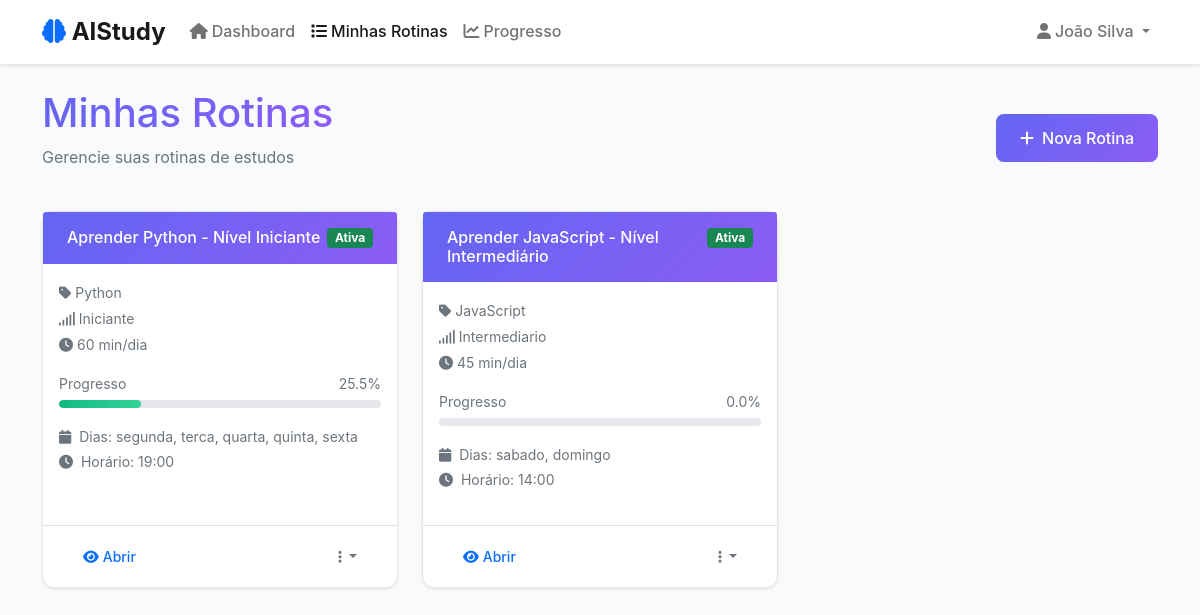
/rotinas.php (signed in), run on the app's committed database.
### tables this page shows
CREATE TABLE routines (
    id INT AUTO_INCREMENT PRIMARY KEY,
    user_id INT NOT NULL,
    titulo VARCHAR(200) NOT NULL,
    tema VARCHAR(100) NOT NULL,
    nivel ENUM('iniciante', 'intermediario', 'avancado') NOT NULL,
    tempo_diario INT NOT NULL COMMENT 'em minutos',
    dias_disponiveis JSON NOT NULL COMMENT 'array de dias da semana',
    horario_disponivel TIME NOT NULL,
    progresso DECIMAL(5,2) DEFAULT 0.00,
    status ENUM('ativa', 'pausada', 'concluida') DEFAULT 'ativa',
    data_inicio DATE DEFAULT NULL,
    data_fim DATE DEFAULT NULL,
    created_at TIMESTAMP DEFAULT CURRENT_TIMESTAMP,
    updated_at TIMESTAMP DEFAULT CURRENT_TIMESTAMP ON UPDATE CURRENT_TIMESTAMP,
    FOREIGN KEY (user_id) REFERENCES users(id) ON DELETE CASCADE
);

### includes/session.php (called while the page is built, shortened)
<?php
function isLoggedIn() {
    return isset($_SESSION['user_id']) && !empty($_SESSION['user_id']);
}
function getCurrentUser() {
    return [
        'id' => $_SESSION['user_id'],
        'nome' => $_SESSION['user_nome'],
        'email' => $_SESSION['user_email']
    ];
}
?>

### classes/Routine.php (called while the page is built, shortened)
<?php
class Routine {
    private $conn;
    private $table_name = "routines";
    public function __construct($db) {
        $this->conn = $db;
    }
    public function getUserRoutines($user_id) {
        $query = "SELECT * FROM " . $this->table_name . "
                  WHERE user_id = :user_id
                  ORDER BY created_at DESC";
        $stmt = $this->conn->prepare($query);
        $stmt->bindParam(":user_id", $user_id);
        $stmt->execute();
        return $stmt->fetchAll(PDO::FETCH_ASSOC);
    }
}
?>

### rotinas.php (the view, shortened to what this page needs)
<?php
require_once 'classes/Routine.php';
require_once 'includes/session.php';
$user = getCurrentUser();
$database = new Database();
$db = $database->getConnection();
$routine = new Routine($db);
$routines = $routine->getUserRoutines($user['id']);
?>
<!DOCTYPE html>
<html lang="pt-BR">
<head>
    <link href="https://cdn.jsdelivr.net/npm/bootstrap@5.1.3/dist/css/bootstrap.min.css" rel="stylesheet">
    <link href="https://cdnjs.cloudflare.com/ajax/libs/font-awesome/6.0.0/css/all.min.css" rel="stylesheet">
    <link href="assets/css/style.css" rel="stylesheet">
</head>
<body>
    <nav class="navbar navbar-expand-lg navbar-light">
        <div class="container">
            <a class="navbar-brand" href="dashboard.php">
                <i class="fas fa-brain text-primary"></i> AIStudy
            </a>
            <div class="collapse navbar-collapse" id="navbarNav">
                <ul class="navbar-nav me-auto">
                    <li class="nav-item">
                        <a class="nav-link" href="dashboard.php">
                            <i class="fas fa-home me-1"></i>Dashboard
                        </a>
                    </li>
                    <li class="nav-item">
                        <a class="nav-link active" href="rotinas.php">
                            <i class="fas fa-list me-1"></i>Minhas Rotinas
                        </a>
                    </li>
                    <li class="nav-item">
                        <a class="nav-link" href="progresso.php">
                            <i class="fas fa-chart-line me-1"></i>Progresso
                        </a>
                    </li>
                </ul>
                <ul class="navbar-nav">
                    <li class="nav-item dropdown">
                        <a class="nav-link dropdown-toggle" href="#" id="navbarDropdown" role="button" data-bs-toggle="dropdown">
                            <i class="fas fa-user me-1"></i><?php echo htmlspecialchars($user['nome']); ?>
                        </a>
                    </li>
                </ul>
            </div>
        </div>
    </nav>
    <div class="container mt-4">
        <div class="row mb-4">
            <div class="col-12">
                <div class="d-flex justify-content-between align-items-center">
                    <div>
                        <h1 class="text-gradient">Minhas Rotinas</h1>
                        <p class="text-muted">Gerencie suas rotinas de estudos</p>
                    </div>
                    <a href="criar-rotina.php" class="btn btn-primary">
                        <i class="fas fa-plus me-2"></i>Nova Rotina
                    </a>
                </div>
            </div>
        </div>
        <div class="row">
            <?php if (empty($routines)): ?>
                <div class="col-12">
                    <div class="card">
                        <div class="card-body text-center py-5">
                            <i class="fas fa-book-open text-muted fa-4x mb-3"></i>
                            <h4>Nenhuma rotina encontrada</h4>
                            <p class="text-muted">Que tal criar sua primeira rotina de estudos?</p>
                            <a href="criar-rotina.php" class="btn btn-primary">
                                <i class="fas fa-plus me-2"></i>Criar Primeira Rotina
                            </a>
                        </div>
                    </div>
                </div>
            <?php else: ?>
                <?php foreach ($routines as $rotina): ?>
                    <div class="col-md-6 col-lg-4 mb-4">
                        <div class="card h-100">
                            <div class="card-header">
                                <div class="d-flex justify-content-between align-items-start">
                                    <h6 class="mb-0"><?php echo htmlspecialchars($rotina['titulo']); ?></h6>
                                    <span class="badge bg-<?php echo $rotina['status'] === 'ativa' ? 'success' : ($rotina['status'] === 'pausada' ? 'warning' : 'secondary'); ?>">
                                        <?php echo ucfirst($rotina['status']); ?>
                                    </span>
                                </div>
                            </div>
                            <div class="card-body">
                                <div class="mb-3">
                                    <small class="text-muted">
                                        <i class="fas fa-tag me-1"></i><?php echo htmlspecialchars($rotina['tema']); ?>
                                    </small>
                                    <br>
                                    <small class="text-muted">
                                        <i class="fas fa-signal me-1"></i><?php echo ucfirst($rotina['nivel']); ?>
                                    </small>
                                    <br>
                                    <small class="text-muted">
                                        <i class="fas fa-clock me-1"></i><?php echo $rotina['tempo_diario']; ?> min/dia
                                    </small>
                                </div>
                                <div class="mb-3">
                                    <div class="d-flex justify-content-between align-items-center mb-1">
                                        <small class="text-muted">Progresso</small>
                                        <small class="text-muted"><?php echo number_format($rotina['progresso'], 1); ?>%</small>
                                    </div>
                                    <div class="progress">
                                        <div class="progress-bar" style="width: <?php echo $rotina['progresso']; ?>%"></div>
                                    </div>
                                </div>
                                <div class="mb-3">
                                    <small class="text-muted">
                                        <i class="fas fa-calendar me-1"></i>
                                        Dias: <?php echo implode(', ', json_decode($rotina['dias_disponiveis'])); ?>
                                    </small>
                                    <br>
                                    <small class="text-muted">
                                        <i class="fas fa-clock me-1"></i>
                                        Horário: <?php echo date('H:i', strtotime($rotina['horario_disponivel'])); ?>
                                    </small>
                                </div>
                            </div>
                            <div class="card-footer bg-transparent">
                                <div class="d-flex justify-content-between">
                                    <a href="rotina-detalhada.php?id=<?php echo $rotina['id']; ?>"
                                       class="btn btn-sm btn-outline-primary">
                                        <i class="fas fa-eye me-1"></i>Abrir
                                    </a>
                                    <div class="btn-group">
                                        <button type="button" class="btn btn-sm btn-outline-secondary dropdown-toggle"
                                                data-bs-toggle="dropdown">
                                            <i class="fas fa-ellipsis-v"></i>
                                        </button>
                                    </div>
                                </div>
                            </div>
                        </div>
                    </div>
                <?php endforeach; ?>
            <?php endif; ?>
        </div>
    </div>
</body>
</html>

### assets/css/style.css (style rules this page uses)
:root { --primary-color: #6366f1; --secondary-color: #8b5cf6; --success-color: #10b981; --warning-color: #f59e0b; --danger-color: #ef4444; --dark-color: #1f2937; --light-color: #f8fafc; --border-color: #e5e7eb; --text-muted: #6b7280; }
* { margin: 0; padding: 0; box-sizing: border-box; }
body { font-family: 'Inter', -apple-system, BlinkMacSystemFont, 'Segoe UI', Roboto, sans-serif; background-color: var(--light-color); color: var(--dark-color); line-height: 1.6; }
.navbar { background: white; border-bottom: 1px solid var(--border-color); box-shadow: 0 1px 3px 0 rgba(0, 0, 0, 0.1); }
.navbar-brand { font-weight: 700; font-size: 1.5rem; color: var(--primary-color); }
.nav-link { color: var(--dark-color); font-weight: 500; transition: color 0.2s; }
.card { border: 1px solid var(--border-color); border-radius: 12px; box-shadow: 0 1px 3px 0 rgba(0, 0, 0, 0.1); transition: all 0.2s; }
.card-header { background: linear-gradient(135deg, var(--primary-color), var(--secondary-color)); color: white; border-radius: 12px 12px 0 0; border: none; padding: 1rem 1.5rem; }
.btn { border-radius: 8px; font-weight: 500; padding: 0.75rem 1.5rem; transition: all 0.2s; border: none; }
.btn-primary { background: linear-gradient(135deg, var(--primary-color), var(--secondary-color)); border: none; }
.progress { height: 8px; border-radius: 4px; background-color: #e5e7eb; }
.progress-bar { background: linear-gradient(90deg, var(--success-color), #34d399); border-radius: 4px; }
.text-gradient { background: linear-gradient(135deg, var(--primary-color), var(--secondary-color)); -webkit-background-clip: text; -webkit-text-fill-color: transparent; background-clip: text; }

### data on the page
routines: titulo "Aprender Python - Nível Iniciante", status "Ativa", tema "Python", nivel "Iniciante", tempo_diario "60", progresso "25.5", dias_disponiveis "segunda, terca, quarta, quinta, sexta", horario_disponivel "19:00"
routines: titulo "Aprender JavaScript - Nível Intermediário", status "Ativa", tema "JavaScript", nivel "Intermediario", tempo_diario "45", progresso "0.0", dias_disponiveis "sabado, domingo", horario_disponivel "14:00"

### other printed values
$user['nome'] "João Silva"
